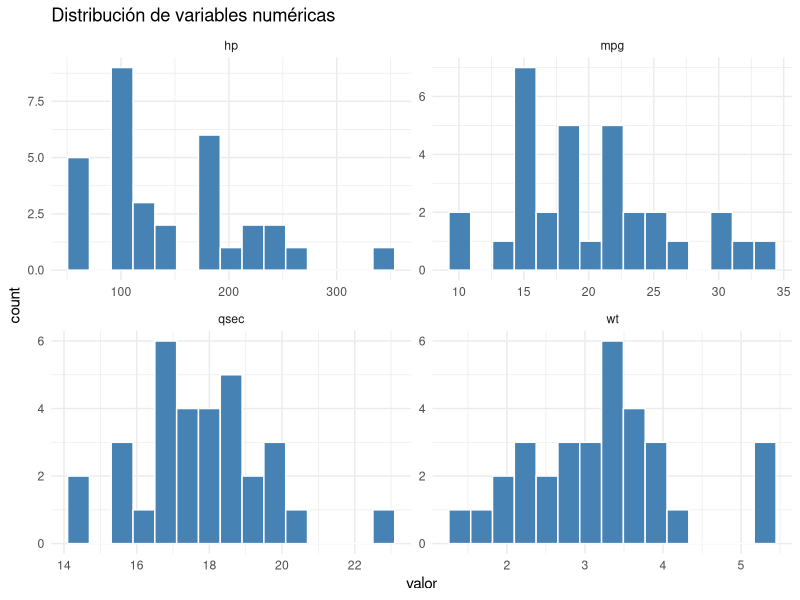
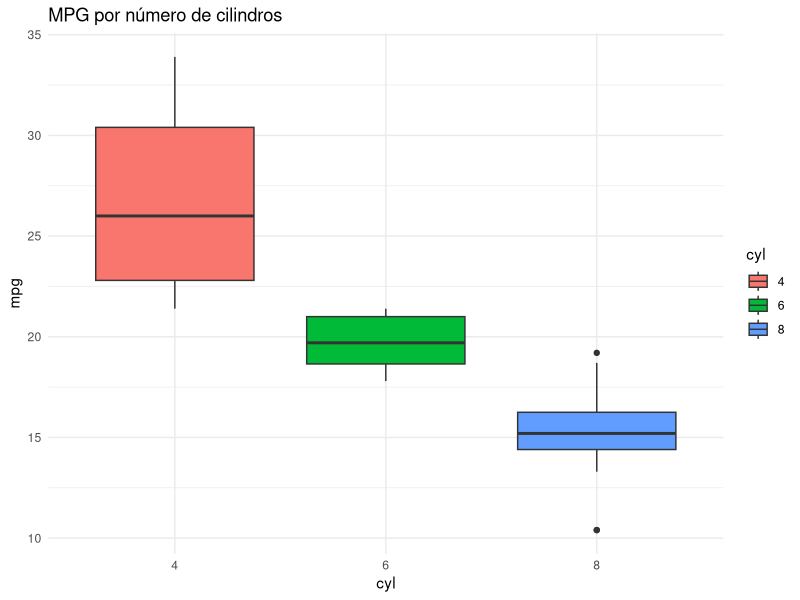
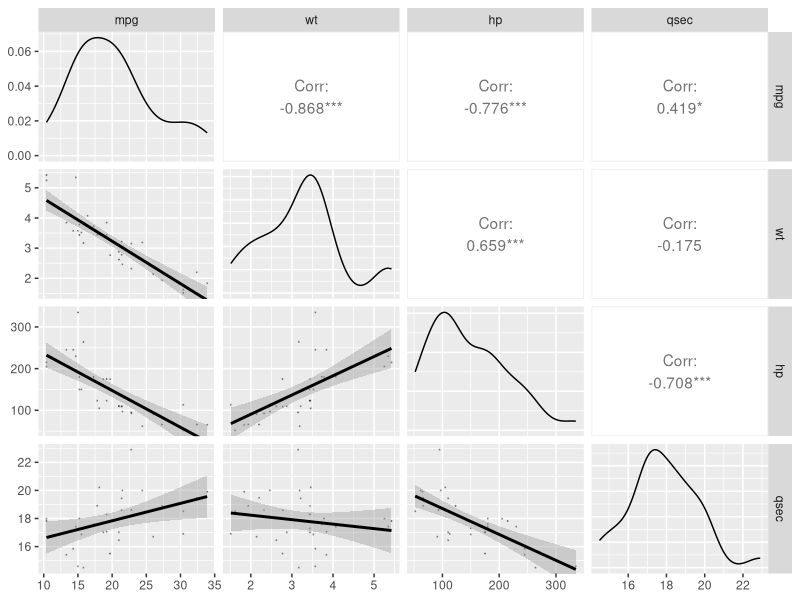
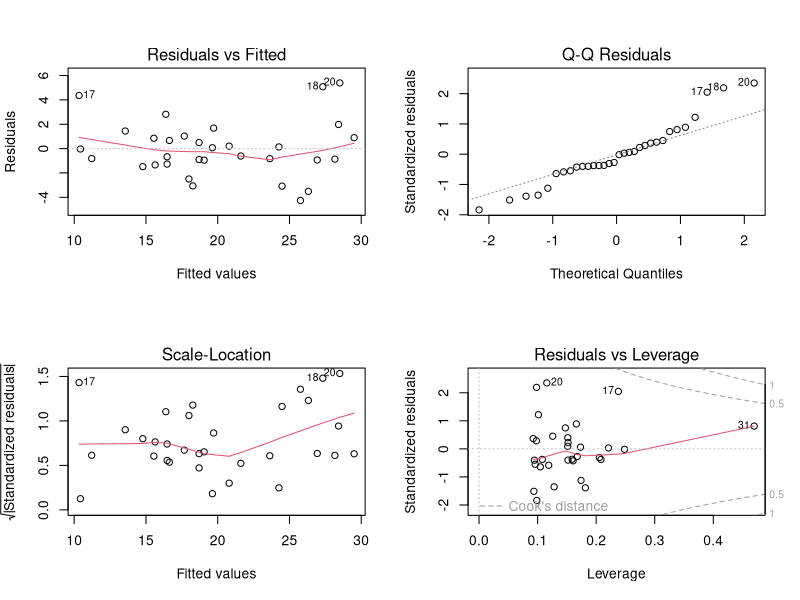
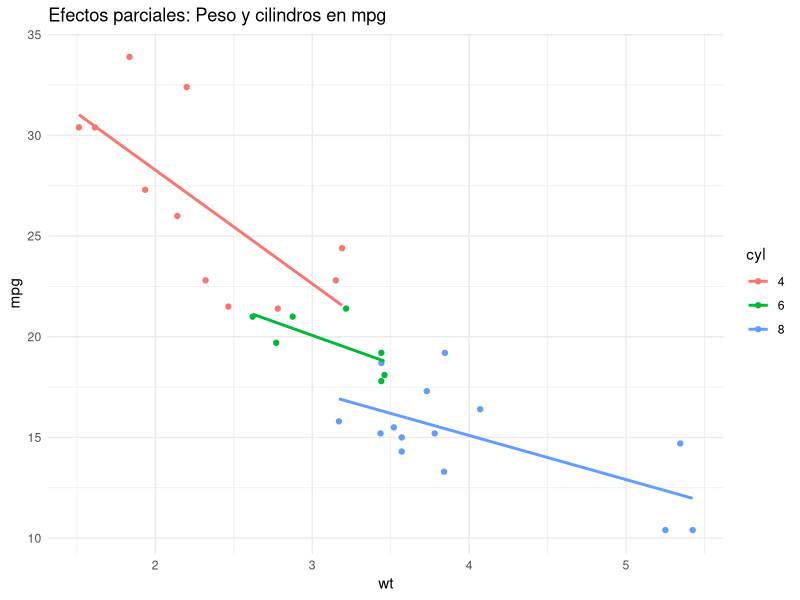
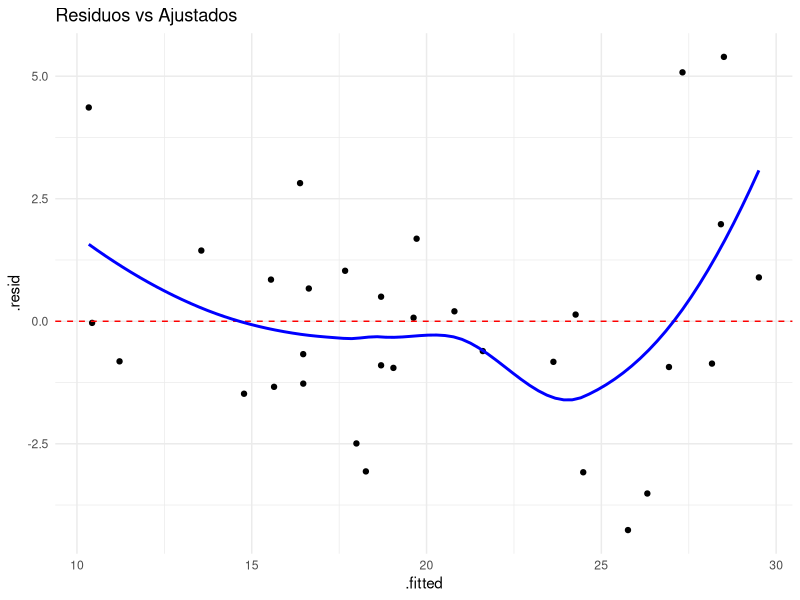

Generate these figures, in order, with R:
# SCRIPT DE ANÁLISIS ESTADÍSTICO EN R CON COMENTARIOS PEDAGÓGICOS
# ------------------------------------------------------------------------------
# Este script tiene como objetivo guiar al usuario a través de un flujo completo
# de análisis de datos con el dataset mtcars, usando herramientas de tidyverse.

# ============================
# 1. CARGA DE LIBRERÍAS Y DATOS
# ============================

# Instalar paquetes si no están instalados (solo necesario una vez)
if(!require(tidyverse)) install.packages("tidyverse")
if(!require(car)) install.packages("car")
if(!require(ggplot2)) install.packages("ggplot2")
if(!require(GGally)) install.packages("GGally")
if(!require(broom)) install.packages("broom")
if(!require(skimr)) install.packages("skimr")
if(!require(reshape2)) install.packages("reshape2")

# Cargar librerías
library(tidyverse)
library(ggplot2)
library(GGally)
library(car)
library(broom)
library(skimr)
library(reshape2)

# Cargar dataset mtcars y transformarlo a tibble
# Convertimos algunas variables numéricas a categóricas

cat("\n1. CARGA Y TRANSFORMACIÓN DE DATOS\n")
data(mtcars)
df <- mtcars %>%
  as_tibble() %>%
  mutate(cyl = as.factor(cyl),
         vs = as.factor(vs),
         am = as.factor(am),
         gear = as.factor(gear),
         carb = as.factor(carb))

# Visualizamos estructura y estadísticas básicas
glimpse(df)
skim(df)

# ============================
# 2. MANIPULACIÓN DE DATOS CON dplyr
# ============================

cat("\n2. MANIPULACIÓN DE DATOS\n")

# Filtrar autos con más de 100 hp y seleccionar algunas columnas
filtro <- df %>%
  filter(hp > 100) %>%
  select(mpg, wt, hp, cyl, am)

# Crear nuevas variables derivadas
transformado <- df %>%
  mutate(wt_kg = wt * 453.592,
         hp_per_cyl = hp / as.numeric(as.character(cyl)),
         efficiency = mpg / wt)

# Agrupación y resumen estadístico por grupos
resumen <- df %>%
  group_by(cyl, am) %>%
  summarise(mean_mpg = mean(mpg),
            sd_mpg = sd(mpg),
            median_hp = median(hp),
            n = n(),
            .groups = 'drop')
print(resumen)

# Uso de pivot_longer (melting) para convertir a formato largo
long_df <- df %>%
  select(mpg, hp, wt, qsec) %>%
  pivot_longer(cols = everything(),
               names_to = "variable",
               values_to = "valor")

# Podemos usar este formato para gráficas o análisis por variable
print(head(long_df))

# Uso de pivot_wider para volver al formato ancho
df_melted <- melt(mtcars, measure.vars = c("mpg", "hp", "wt"))
df_wide <- dcast(df_melted, rownames(mtcars) ~ variable, mean)
print(head(df_wide))

# ============================
# 3. ANÁLISIS EXPLORATORIO DE DATOS (EDA)
# ============================

cat("\n3. ANÁLISIS EXPLORATORIO DE DATOS\n")

# Matriz de correlación
cor(df %>% select_if(is.numeric)) %>% round(2)

# Histogramas
long_df %>%
  ggplot(aes(x = valor)) +
  geom_histogram(bins = 15, fill = "steelblue", color = "white") +
  facet_wrap(~variable, scales = "free") +
  labs(title = "Distribución de variables numéricas") +
  theme_minimal()

# Boxplots por cilindros
ggplot(df, aes(x = cyl, y = mpg, fill = cyl)) +
  geom_boxplot() +
  labs(title = "MPG por número de cilindros") +
  theme_minimal()

# Matriz de dispersión
scatter_matrix <- ggpairs(df %>% select(mpg, wt, hp, qsec),
                          lower = list(continuous = wrap("smooth", alpha = 0.3, size = 0.1)))
print(scatter_matrix)

# ============================
# 4. MODELOS ESTADÍSTICOS
# ============================

cat("\n4. MODELO DE REGRESIÓN\n")

# Modelo simple mpg ~ wt
modelo_simple <- lm(mpg ~ wt, data = df)
summary(modelo_simple)

# Modelo múltiple
modelo_multiple <- lm(mpg ~ wt + hp + cyl, data = df)
summary(modelo_multiple)
tidy(modelo_multiple, conf.int = TRUE)

# ============================
# 5. DIAGNÓSTICO DEL MODELO
# ============================

cat("\n5. DIAGNÓSTICO DE SUPUESTOS\n")
par(mfrow = c(2, 2))
plot(modelo_multiple)
par(mfrow = c(1, 1))

# Normalidad de residuos
shapiro.test(residuals(modelo_multiple))

# Homocedasticidad
car::ncvTest(modelo_multiple)

# Multicolinealidad
vif(modelo_multiple)

# ============================
# 6. VISUALIZACIÓN AVANZADA
# ============================

cat("\n6. VISUALIZACIÓN AVANZADA\n")

# Efectos parciales
ggplot(df, aes(x = wt, y = mpg, color = cyl)) +
  geom_point() +
  geom_smooth(method = "lm", se = FALSE) +
  labs(title = "Efectos parciales: Peso y cilindros en mpg") +
  theme_minimal()

# Residuos vs valores ajustados
augment(modelo_multiple) %>%
  ggplot(aes(x = .fitted, y = .resid)) +
  geom_point() +
  geom_hline(yintercept = 0, linetype = "dashed", color = "red") +
  geom_smooth(se = FALSE, color = "blue") +
  labs(title = "Residuos vs Ajustados") +
  theme_minimal()

# ============================
# FIN DEL SCRIPT
# ============================
